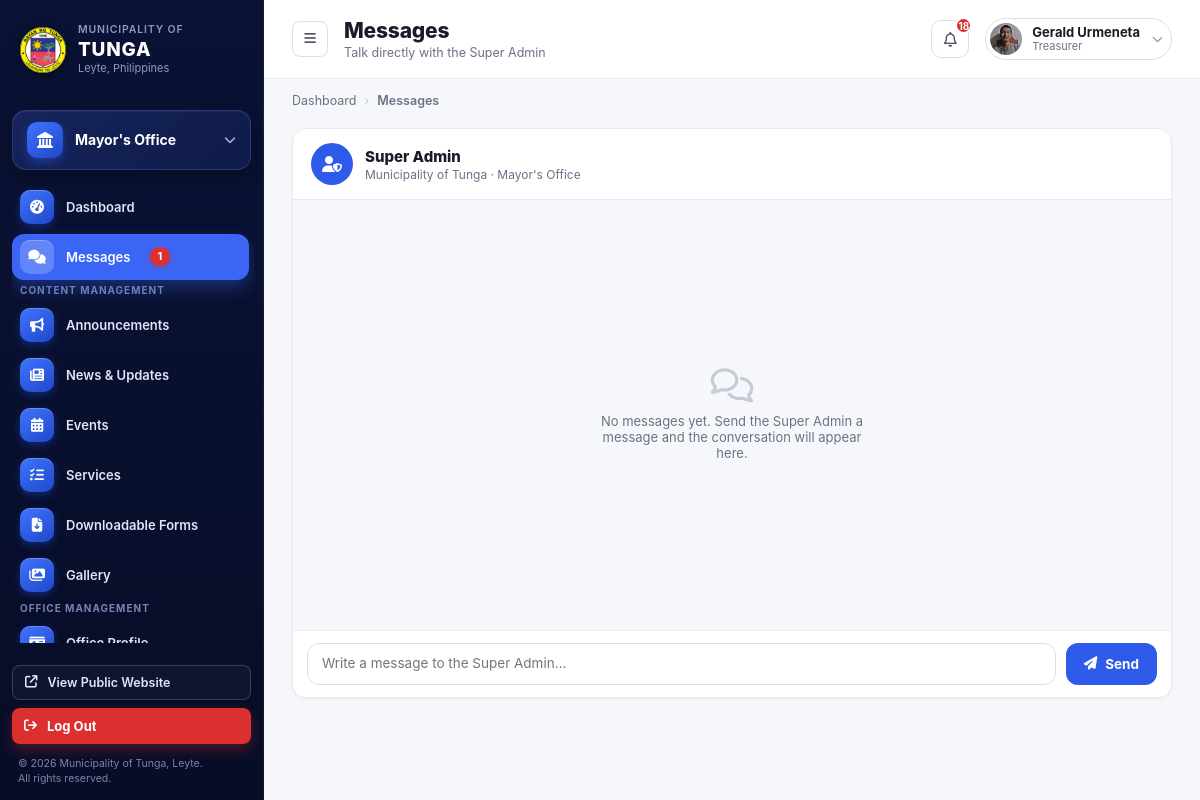
The page /office-dashboard/office-messages (signed in) on the database its author committed.
### office_dashboard/models.py (models this page shows, shortened)
class OfficeRepresentative(models.Model):
    user = models.OneToOneField(User, on_delete=models.CASCADE, related_name="office_rep")
    office = models.OneToOneField(Office, on_delete=models.CASCADE, related_name="representative")
    position = models.CharField(max_length=100, blank=True)
    mobile_number = models.CharField(max_length=20, blank=True)
    photo = models.ImageField(upload_to="rep_photos/", blank=True, null=True)   # ADD THIS LINE
    @property
    def unread_notifications_count(self):
        return self.notifications.filter(is_read=False).count()
    @property
    def recent_notifications(self):
        return self.notifications.order_by('-created_at')[:5]

### offices/models.py (models this page shows, shortened)
class Office(models.Model):
    name = models.CharField(max_length=100)
    slug = models.SlugField(unique=True, max_length=150)
    logo = models.ImageField(upload_to="office_logos/", blank=True, null=True)
    about = models.TextField(blank=True)
    description = models.TextField(blank=True)
    head_name = models.CharField(max_length=255, blank=True)
    position_title = models.CharField(max_length=255, blank=True)
    office_hours = models.CharField(max_length=255, blank=True)
    location = models.CharField(max_length=255, blank=True)
    email = models.EmailField(blank=True)
    telephone = models.CharField(max_length=100, blank=True)
    service_pledge = models.TextField(blank=True)
    mandate = models.TextField(blank=True)
    vision = models.TextField(blank=True)
    mission = models.TextField(blank=True)
    goal = models.TextField(blank=True)
    objective = models.TextField(blank=True)
    facebook_url = models.URLField(
        blank=True,
        help_text="Link to this office's official Facebook page, shown as an icon on its public page.",
    )
    twitter_url = models.URLField(
        blank=True,
        help_text="Link to this office's official X (Twitter) page, shown as an icon on its public page.",
    )
    instagram_url = models.URLField(
        blank=True,
        help_text="Link to this office's official Instagram page, shown as an icon on its public page.",
    )
    youtube_url = models.URLField(
        blank=True,
        help_text="Link to this office's official YouTube channel, shown as an icon on its public page.",
    )
    hero_image = models.ImageField(
        upload_to="office_hero/",
        blank=True,
        null=True,
        help_text="Banner image shown at the top of this office's public page. Defaults to the standard municipal hall photo when empty.",
    )
    display_order = models.PositiveIntegerField(default=9999)
    is_visible = models.BooleanField(
        default=True,
        help_text="Uncheck to hide this office from the public Offices page."
    )

### office_dashboard/views.py (the view)
# urls.py: path('office-messages', views.rep_messages, name='messages'),
@office_rep_required
def rep_messages(request, rep):
    return render(request, "office_dashboard/messages.html", {"rep": rep})

### admin_dashboard/context_processors.py (called while the page is built)
def site_contact_info(request):
    return {"site_contact": SiteContactInfo.get_solo()}

def is_super_admin(request):
    if not request.user.is_authenticated:
        return {"is_super_admin": False}
    return {"is_super_admin": SuperAdmin.objects.filter(user=request.user).exists()}

def ticker_announcements(request):
    from office_dashboard.models import Announcement
    announcements = list(
        Announcement.objects.filter(status='published').order_by('-date_posted', '-created_at')[:5]
    )
    return {"ticker_announcements": announcements}

def nav_offices(request):
    from django.urls import reverse
    from offices.models import Office
    offices_list = list(
        Office.objects
        .exclude(slug="lgu-super-admin")
        .filter(is_visible=True, representative__isnull=False, representative__user__is_active=True)
        .order_by("display_order", "name")
    )
    for o in offices_list:
        o.nav_url = reverse('offices:office_detail', args=[o.slug])
    return {"nav_offices": offices_list}

### admin_dashboard/models.py (called while the page is built)
    @classmethod
    def get_solo(cls):
        obj, _ = cls.objects.get_or_create(pk=1, defaults={
            'phone': '(053) 456 789',
            'phone_local': 'Local 100',
            'email': 'tunga@gmail.com',
            'email_secondary': 'info@tunga.gov.ph',
            'address': '2nd Floor, Municipal Hall, Tunga, Leyte',
            'facebook_name': 'Municipality of Tunga - Official',
            'office_hours': 'Monday – Friday, 8:00 AM – 5:00 PM',
        })
        return obj

### office_dashboard/templatetags/message_tags.py (called while the page is built)
@register.simple_tag
def unread_messages(request):
    user = getattr(request, "user", None)
    if user is None or not user.is_authenticated:
        return 0
    if SuperAdmin.objects.filter(user=user).exists():
        return Message.objects.filter(sender=Message.SENDER_REP, read_at__isnull=True).count()
    rep = OfficeRepresentative.objects.filter(user=user).first()
    if rep is None:
        return 0
    return rep.chat_messages.filter(sender=Message.SENDER_ADMIN, read_at__isnull=True).count()

### templates/office_dashboard/messages.html (shortened to what this page needs)
{% extends "representative_dashboard_base.html" %}
{% load static %}
{% block body_page %}messages{% endblock %}
{% block content %}
<link rel="stylesheet" href="{% static 'css/messages.css' %}">
  <div class="main">
    <header class="topbar">
      <div class="topbar-left">
        <button class="menu-btn" onclick="document.getElementById('sidebar').classList.toggle('open')"><i class="fa-solid fa-bars"></i></button>
        <div class="page-heading">
          <h1>Messages</h1>
          <p>Talk directly with the Super Admin</p>
        </div>
      </div>
      <div class="topbar-right">
        <button class="icon-button" id="notifBellBtn" type="button" aria-haspopup="true" aria-expanded="false"><i class="fa-regular fa-bell"></i>{% if rep.unread_notifications_count > 0 %}<span class="dot">{{ rep.unread_notifications_count }}</span>{% endif %}</button>
        <div class="user-chip">
          <img src="{% if rep.photo %}{{ rep.photo.url }}{% else %}{% static 'images/icon/profile_logo.jpeg' %}{% endif %}" alt="">
          <div class="who"><div class="name">{{ rep.user.get_full_name|default:rep.user.username }}</div><div class="role">{{ rep.position|default:"Office Representative" }}</div></div>
          <i class="fa-solid fa-chevron-down chev"></i>
        </div>
      </div>
    </header>
    <nav class="breadcrumbs">
      <span>Dashboard</span><span class="sep">›</span><span class="current">Messages</span>
    </nav>
    <main class="content">
      <div class="chat-layout chat-layout--single">
        <section class="chat-card chat-card--thread" id="chat"
                 data-mine="rep"
                 data-data-url="{% url 'office_dashboard:messages_data' %}"
                 data-send-url="{% url 'office_dashboard:messages_send' %}">
          <div class="chat-head">
            <span class="chat-head__avatar"><i class="fa-solid fa-user-shield"></i></span>
            <div>
              <div class="chat-head__title">Super Admin</div>
              <div class="chat-head__sub">Municipality of Tunga &middot; {{ rep.office.name }}</div>
            </div>
          </div>
          <div class="chat-body" id="chatBody">
            <div class="chat-empty" id="chatEmpty">
              <i class="fa-regular fa-comments"></i>
              No messages yet. Send the Super Admin a message and the conversation will appear here.
            </div>
          </div>
          <form class="chat-form" id="chatForm" autocomplete="off">
            <textarea id="chatInput" rows="1" maxlength="2000" placeholder="Write a message to the Super Admin…" aria-label="Message"></textarea>
            <button type="submit" class="chat-send" id="chatSend"><i class="fa-solid fa-paper-plane"></i> Send</button>
          </form>
        </section>
      </div>
    </main>
  </div>
{% endblock %}

### templates/representative_dashboard_base.html (shortened to what this page needs)
<!DOCTYPE html>
{% load static message_tags %}
<html lang="en">
<head>
<link rel="stylesheet" href="{% static 'css/office_rep_style.css' %}">
<link rel="stylesheet" href="https://cdnjs.cloudflare.com/ajax/libs/font-awesome/6.5.1/css/all.min.css">
</head>
<body data-page="{% block body_page %}dashboard{% endblock %}">
<div class="app-shell">
  <aside class="sidebar sidebar--rep" id="sidebar">
    <div class="sidebar-brand">
      <img src="{% static 'images/tunga_leyte_logo.png' %}" alt="Municipality of Tunga" class="sidebar-logo">
      <div class="sidebar-brand-text">
        <div class="muni">Municipality of</div>
        <div class="name">TUNGA</div>
        <div class="place">Leyte, Philippines</div>
      </div>
    </div>
    <div class="office-switcher">
      <span class="icon"><i class="fa-solid fa-landmark"></i></span>
      <span class="label">{{ rep.office.name }}</span>
      <i class="fa-solid fa-chevron-down chev"></i>
    </div>
    <div class="sidebar-nav" id="sidebarNav">
    <ul>
      {% url 'office_dashboard:dashboard' as dashboard_url %}
      <li class="nav-item{% if request.path == dashboard_url %} active{% endif %}"><a href="{% url 'office_dashboard:dashboard' %}" style="display:flex;align-items:center;gap:11px;width:100%;color:inherit;"><span class="glyph"><i class="fa-solid fa-gauge-high"></i></span> Dashboard</a></li>
      {% url 'office_dashboard:messages' as messages_url %}
      {% unread_messages request as msg_unread %}
      <li class="nav-item{% if request.path == messages_url %} active{% endif %}">
        <a href="{{ messages_url }}" style="display:flex;align-items:center;gap:11px;width:100%;color:inherit;"><span class="glyph"><i class="fa-solid fa-comments"></i></span> Messages{% if msg_unread > 0 %}<span class="badge badge--msg">{{ msg_unread }}</span>{% endif %}</a>
      </li>
    </ul>
    <ul>
      <li class="nav-section-title">Content Management</li>
      {% url 'office_dashboard:rep_announce' as announce_url %}
      <li class="nav-item{% if request.path == announce_url %} active{% endif %}"><a href="{{ announce_url }}" style="display:flex;align-items:center;gap:11px;width:100%;color:inherit;"><span class="glyph"><i class="fa-solid fa-bullhorn"></i></span> Announcements</a></li>
      {% url 'office_dashboard:news_update' as news_url %}
      <li class="nav-item{% if request.path == news_url %} active{% endif %}"><a href="{{ news_url }}" style="display:flex;align-items:center;gap:11px;width:100%;color:inherit;"><span class="glyph"><i class="fa-solid fa-newspaper"></i></span> News &amp; Updates</a></li>
      {% url 'office_dashboard:event' as event_url %}
      <li class="nav-item{% if request.path == event_url %} active{% endif %}"><a href="{{ event_url }}" style="display:flex;align-items:center;gap:11px;width:100%;color:inherit;"><span class="glyph"><i class="fa-solid fa-calendar-days"></i></span> Events</a></li>
      {% url 'office_dashboard:services' as services_url %}
      <li class="nav-item{% if request.path == services_url %} active{% endif %}"><a href="{{ services_url }}" style="display:flex;align-items:center;gap:11px;width:100%;color:inherit;"><span class="glyph"><i class="fa-solid fa-list-check"></i></span> Services</a></li>
      {% url 'office_dashboard:downloadable_form' as forms_url %}
      <li class="nav-item{% if request.path == forms_url %} active{% endif %}"><a href="{{ forms_url }}" style="display:flex;align-items:center;gap:11px;width:100%;color:inherit;"><span class="glyph"><i class="fa-solid fa-file-arrow-down"></i></span> Downloadable Forms</a></li>
      {% url 'office_dashboard:gallery' as gallery_url %}
      <li class="nav-item{% if request.path == gallery_url %} active{% endif %}"><a href="{{ gallery_url }}" style="display:flex;align-items:center;gap:11px;width:100%;color:inherit;"><span class="glyph"><i class="fa-solid fa-images"></i></span> Gallery</a></li>
    </ul>
    <ul>
      <li class="nav-section-title">Office Management</li>
      {% url 'office_dashboard:profile' as profile_url %}
      <li class="nav-item{% if request.path == profile_url %} active{% endif %}"><a href="{{ profile_url }}" style="display:flex;align-items:center;gap:11px;width:100%;color:inherit;"><span class="glyph"><i class="fa-solid fa-id-card"></i></span> Office Profile</a></li>
      {% url 'office_dashboard:location' as location_url %}
      {% url 'office_dashboard:page_settings' as page_settings_url %}
    </ul>
      {% url 'office_dashboard:account' as account_url %}
      {% url 'office_dashboard:change_pass' as changepass_url %}
      {% url 'office_dashboard:notification' as notif_url %}
      {% url 'office_dashboard:log' as log_url %}
    </div>
    <div class="sidebar-footer">
      <a href="{% url 'home' %}" class="sidebar-view-site" style="color:inherit;" target="_blank"><i class="fa-solid fa-arrow-up-right-from-square"></i> View Public Website</a>
      <a class="sidebar-logout"><i class="fa-solid fa-arrow-right-from-bracket"></i> Log Out</a>
    </div>
    <div class="sidebar-copy">© 2026 Municipality of Tunga, Leyte.<br>All rights reserved.</div>
  </aside>
    {% block content %}
    {% endblock %}
</body>
</html>

### static/css/messages.css (style rules this page uses)
.chat-layout { display: grid; grid-template-columns: 320px minmax(0, 1fr); gap: 18px; align-items: stretch; height: calc(100vh - 230px); min-height: 460px; }
.chat-layout--single { grid-template-columns: minmax(0, 1fr); }
.chat-card { background: #fff; border: 1px solid var(--gray-100, #e9ebf2); border-radius: 14px; box-shadow: 0 1px 2px rgba(15, 23, 42, .06); display: flex; flex-direction: column; min-height: 0; overflow: hidden; }
.chat-head { display: flex; align-items: center; gap: 12px; padding: 14px 18px; border-bottom: 1px solid var(--gray-100, #e9ebf2); }
.chat-head__avatar { width: 42px; height: 42px; border-radius: 50%; flex: 0 0 42px; display: flex; align-items: center; justify-content: center; background: var(--blue-600, #2f5bea); color: #fff; font-size: 16px; }
.chat-head__title { font-weight: 800; font-size: 15px; color: var(--gray-900, #181c27); }
.chat-head__sub { font-size: 12px; color: var(--gray-500, #6b7286); margin-top: 1px; }
.chat-body { flex: 1; min-height: 0; overflow-y: auto; padding: 18px; background: var(--gray-25, #f6f7fb); display: flex; flex-direction: column; gap: 10px; }
.chat-empty { margin: auto; text-align: center; color: var(--gray-500, #6b7286); font-size: 13px; padding: 20px; max-width: 320px; }
.chat-empty i { display: block; font-size: 34px; color: var(--gray-300, #c7cbd9); margin-bottom: 10px; }
.chat-form { display: flex; align-items: flex-end; gap: 10px; padding: 12px 14px; border-top: 1px solid var(--gray-100, #e9ebf2); background: #fff; }
.chat-form textarea { flex: 1; resize: none; max-height: 140px; min-height: 42px; border: 1px solid var(--gray-200, #dcdfe8); border-radius: 12px; padding: 10px 14px; font: inherit; font-size: 13.5px; line-height: 1.4; color: var(--gray-900, #181c27); outline: none; }
.chat-send { flex: 0 0 auto; height: 42px; padding: 0 18px; border: 0; border-radius: 12px; cursor: pointer; background: var(--blue-600, #2f5bea); color: #fff; font: inherit; font-weight: 700; font-size: 13.5px; display: inline-flex; align-items: center; gap: 8px; transition: background .15s ease, opacity .15s ease; }

### rows shown on the page
OfficeRepresentative: office.name "Mayor's Office", unread_notifications_count "18", photo (picture), user.get_full_name "Gerald Urmeneta", position "Treasurer"

### other values the page prints
{{ msg_unread }} "1"
